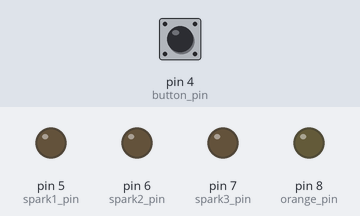
A sketch run on a simulated Arduino Uno, built with avr-gcc and run on an emulated ATmega328P. Shown: output pins drawn as LEDs (lit = HIGH). Dashed ring = blinking. The test bench sets the inputs (shaded band); at power-on: pin 4 (button_pin) LOW. The audio player accepts every command and is not drawn.

Above: at 1.2 s.
1.3 s: pin 4 (button_pin) pulled HIGH for 0.15 s
At 1.96 s:
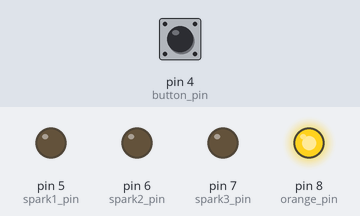
At 5.38 s:
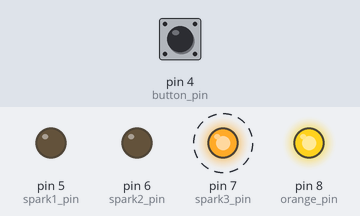
Timing chart, 0 to 11.8 s (numbered marks = the images above; inputs shaded):
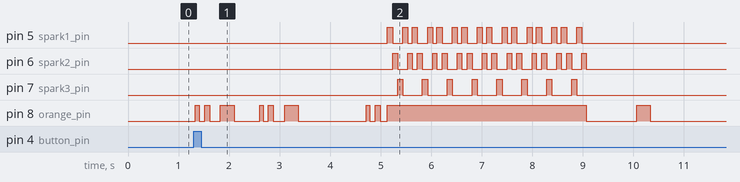

The sketch:

Pikachu_lamp.ino
```cpp
#include <PCM.h>
#include "pika.h"
#include "pi.h"
#include "chu.h"
#include "sparking.h"

//const int repro_pin = 11;
const int button_pin = 4;
const int spark1_pin = 5;
const int spark2_pin = 6;
const int spark3_pin = 7;
const int orange_pin = 8;

void lampOn();

void setup()
{
  pinMode(button_pin, INPUT);
  pinMode(spark1_pin, OUTPUT);
  pinMode(spark2_pin, OUTPUT);
  pinMode(spark3_pin, OUTPUT);
  pinMode(orange_pin, OUTPUT);
  lampOn();
}

void pikachu_speech();

void loop()
{
  auto button_state = digitalRead(button_pin);
  if (button_state == HIGH)
  {
    pikachu_speech();
  }
}

void pika_pi();
void pika_chu();
void sparking();

void pikachu_speech()
{
  pika_pi();
  delay(1265-801);
  pika_chu();
  delay(3378-2067);
  sparking();
}

void playOnce(unsigned char const *data, int length)
{
  startPlayback(data, length);
  delay(length/8);
  stopPlayback();
}

void lampOn() { digitalWrite(orange_pin, LOW); }
void lampOff() { digitalWrite(orange_pin, HIGH); }

void pika()
{
  auto len = sizeof(PIKA_WAV);
  startPlayback(PIKA_WAV, len);

  auto startTime = millis();
  for(auto t = 0; t < len/8; t = millis() - startTime) {
    auto speaking = (34 < t && t < 106) || (214 < t && t < 311);
    if(speaking) {
      lampOff();
    } else {
      lampOn();
    }
    delay(5);
  }
  stopPlayback();
  lampOn();
}

void pi()
{
  lampOff();
  playOnce(PI_WAV, sizeof(PI_WAV));
  lampOn();
}

void chu()
{
  lampOff();
  playOnce(CHU_WAV, sizeof(CHU_WAV));
  lampOn();
}

void spark()
{
  auto len = sizeof(SPARKING_WAV);
  startPlayback(SPARKING_WAV, len);
  lampOff();

  auto startTime = millis();
  for(auto t = 0; t < len/8; t = millis() - startTime) {
    auto color = (t / 100) % 3;
    digitalWrite(spark1_pin, color == 0 ? HIGH : LOW);
    digitalWrite(spark2_pin, color == 1 ? HIGH : LOW);
    digitalWrite(spark3_pin, color == 2 ? HIGH : LOW);
    delay(5);
  }


  stopPlayback();
  digitalWrite(spark1_pin, LOW);
  digitalWrite(spark2_pin, LOW);
  digitalWrite(spark3_pin, LOW);
  lampOn();
}

void pika_pi()
{
  pika();
  delay(522-360);
  pi();
}

void pika_chu()
{
  pika();
  delay(1800-1625);
  chu();
}

void sparking()
{
  pika();
  delay(3869-3773);
  for(int i = 0; i < 8; i++) spark();
  delay(7860-6861);
  //startPlayback(SPARKING, sizeof(SPARKING));
  //delay(4000);
  chu();
}
```

Source omitted: chu.h (data table, 13573 bytes), pi.h (data table, 14162 bytes), pika.h (data table, 18280 bytes), sparking.h (data table, 24902 bytes)

Measured:
- after the input at 1.3 s, pin 5 (spark1_pin): LOW → HIGH after 3.8 s, then repeats every 0.49 s: LOW 0.20 s, HIGH 0.10 s, LOW 0.09 s, HIGH 0.10 s, until it stays LOW from 9.0 s; pin 6 (spark2_pin): LOW → HIGH after 3.9 s, then repeats every 0.49 s: LOW 0.20 s, HIGH 0.09 s, LOW 0.10 s, HIGH 0.10 s, until it stays LOW from 9.1 s
